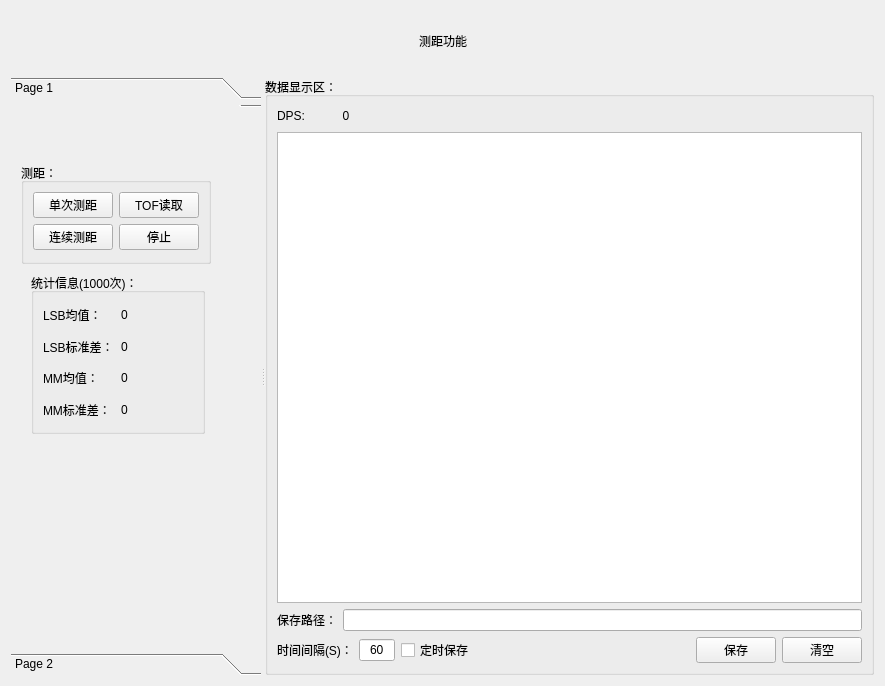
<?xml version="1.0" encoding="UTF-8"?>
<ui version="4.0">
 <class>distanceTest_Dialog</class>
 <widget class="QDialog" name="distanceTest_Dialog">
  <property name="geometry">
   <rect>
    <x>0</x>
    <y>0</y>
    <width>885</width>
    <height>686</height>
   </rect>
  </property>
  <property name="windowTitle">
   <string>测距功能界面</string>
  </property>
  <property name="windowIcon">
   <iconset resource="images/img.qrc">
    <normaloff>:/new/prefix1/icon_1.png</normaloff>:/new/prefix1/icon_1.png</iconset>
  </property>
  <layout class="QGridLayout" name="gridLayout_2" rowstretch="1,10">
   <item row="0" column="0">
    <layout class="QHBoxLayout" name="horizontalLayout">
     <item>
      <spacer name="horizontalSpacer">
       <property name="orientation">
        <enum>Qt::Horizontal</enum>
       </property>
       <property name="sizeHint" stdset="0">
        <size>
         <width>238</width>
         <height>20</height>
        </size>
       </property>
      </spacer>
     </item>
     <item>
      <widget class="QLabel" name="label">
       <property name="styleSheet">
        <string notr="true">font: 14pt &quot;黑体&quot;;</string>
       </property>
       <property name="text">
        <string>测距功能</string>
       </property>
      </widget>
     </item>
     <item>
      <spacer name="horizontalSpacer_2">
       <property name="orientation">
        <enum>Qt::Horizontal</enum>
       </property>
       <property name="sizeHint" stdset="0">
        <size>
         <width>238</width>
         <height>20</height>
        </size>
       </property>
      </spacer>
     </item>
    </layout>
   </item>
   <item row="1" column="0">
    <widget class="QSplitter" name="splitter">
     <property name="orientation">
      <enum>Qt::Horizontal</enum>
     </property>
     <widget class="QToolBox" name="toolBox">
      <property name="minimumSize">
       <size>
        <width>250</width>
        <height>0</height>
       </size>
      </property>
      <property name="currentIndex">
       <number>0</number>
      </property>
      <widget class="QWidget" name="page">
       <property name="geometry">
        <rect>
         <x>0</x>
         <y>0</y>
         <width>250</width>
         <height>550</height>
        </rect>
       </property>
       <attribute name="label">
        <string>Page 1</string>
       </attribute>
       <widget class="QGroupBox" name="groupBox_2">
        <property name="geometry">
         <rect>
          <x>10</x>
          <y>50</y>
          <width>190</width>
          <height>101</height>
         </rect>
        </property>
        <property name="title">
         <string>测距：</string>
        </property>
        <layout class="QGridLayout" name="gridLayout_3">
         <item row="0" column="0">
          <widget class="QPushButton" name="single_distanceTest_pushButton">
           <property name="text">
            <string>单次测距</string>
           </property>
          </widget>
         </item>
         <item row="0" column="1">
          <widget class="QPushButton" name="TOF_read_pushButton">
           <property name="text">
            <string>TOF读取</string>
           </property>
          </widget>
         </item>
         <item row="1" column="0">
          <widget class="QPushButton" name="ContinuityTest_pushButton">
           <property name="text">
            <string>连续测距</string>
           </property>
          </widget>
         </item>
         <item row="1" column="1">
          <widget class="QPushButton" name="stop_pushButton">
           <property name="text">
            <string>停止</string>
           </property>
          </widget>
         </item>
        </layout>
       </widget>
       <widget class="QLabel" name="label_5">
        <property name="geometry">
         <rect>
          <x>30</x>
          <y>210</y>
          <width>71</width>
          <height>31</height>
         </rect>
        </property>
        <property name="text">
         <string>LSB均值：</string>
        </property>
       </widget>
       <widget class="QSplitter" name="splitter_2">
        <property name="geometry">
         <rect>
          <x>0</x>
          <y>-20</y>
          <width>867</width>
          <height>602</height>
         </rect>
        </property>
        <property name="orientation">
         <enum>Qt::Horizontal</enum>
        </property>
        <widget class="QToolBox" name="toolBox_2">
         <property name="minimumSize">
          <size>
           <width>250</width>
           <height>0</height>
          </size>
         </property>
         <property name="currentIndex">
          <number>0</number>
         </property>
         <widget class="QWidget" name="page_3">
          <property name="geometry">
           <rect>
            <x>0</x>
            <y>0</y>
            <width>250</width>
            <height>550</height>
           </rect>
          </property>
          <attribute name="label">
           <string>Page 1</string>
          </attribute>
          <widget class="QGroupBox" name="groupBox_3">
           <property name="geometry">
            <rect>
             <x>10</x>
             <y>50</y>
             <width>190</width>
             <height>101</height>
            </rect>
           </property>
           <property name="title">
            <string>测距：</string>
           </property>
           <layout class="QGridLayout" name="gridLayout_4">
            <item row="0" column="0">
             <widget class="QPushButton" name="single_distanceTest_pushButton_2">
              <property name="text">
               <string>单次测距</string>
              </property>
             </widget>
            </item>
            <item row="0" column="1">
             <widget class="QPushButton" name="TOF_read_pushButton_2">
              <property name="text">
               <string>TOF读取</string>
              </property>
             </widget>
            </item>
            <item row="1" column="0">
             <widget class="QPushButton" name="ContinuityTest_pushButton_2">
              <property name="text">
               <string>连续测距</string>
              </property>
             </widget>
            </item>
            <item row="1" column="1">
             <widget class="QPushButton" name="stop_pushButton_2">
              <property name="text">
               <string>停止</string>
              </property>
             </widget>
            </item>
           </layout>
          </widget>
          <widget class="QGroupBox" name="groupBox_5">
           <property name="geometry">
            <rect>
             <x>20</x>
             <y>160</y>
             <width>174</width>
             <height>161</height>
            </rect>
           </property>
           <property name="title">
            <string>统计信息(1000次)：</string>
           </property>
           <layout class="QGridLayout" name="gridLayout_6">
            <item row="0" column="0">
             <widget class="QLabel" name="label_6">
              <property name="text">
               <string>LSB均值：</string>
              </property>
             </widget>
            </item>
            <item row="0" column="1">
             <widget class="QLabel" name="LSB_mean_label">
              <property name="styleSheet">
               <string notr="true">font: 12pt &quot;黑体&quot;;</string>
              </property>
              <property name="text">
               <string>0</string>
              </property>
             </widget>
            </item>
            <item row="1" column="0">
             <widget class="QLabel" name="label_10">
              <property name="text">
               <string>LSB标准差：</string>
              </property>
             </widget>
            </item>
            <item row="1" column="1">
             <widget class="QLabel" name="LSB_std_label">
              <property name="styleSheet">
               <string notr="true">font: 12pt &quot;黑体&quot;;</string>
              </property>
              <property name="text">
               <string>0</string>
              </property>
             </widget>
            </item>
            <item row="2" column="0">
             <widget class="QLabel" name="label_11">
              <property name="text">
               <string>MM均值：</string>
              </property>
             </widget>
            </item>
            <item row="2" column="1">
             <widget class="QLabel" name="MM_mean_label">
              <property name="styleSheet">
               <string notr="true">font: 12pt &quot;黑体&quot;;</string>
              </property>
              <property name="text">
               <string>0</string>
              </property>
             </widget>
            </item>
            <item row="3" column="0">
             <widget class="QLabel" name="label_12">
              <property name="text">
               <string>MM标准差：</string>
              </property>
             </widget>
            </item>
            <item row="3" column="1">
             <widget class="QLabel" name="MM_std_label">
              <property name="styleSheet">
               <string notr="true">font: 12pt &quot;黑体&quot;;</string>
              </property>
              <property name="text">
               <string>0</string>
              </property>
             </widget>
            </item>
           </layout>
          </widget>
         </widget>
         <widget class="QWidget" name="page_4">
          <property name="geometry">
           <rect>
            <x>0</x>
            <y>0</y>
            <width>250</width>
            <height>550</height>
           </rect>
          </property>
          <attribute name="label">
           <string>Page 2</string>
          </attribute>
         </widget>
        </widget>
        <widget class="QGroupBox" name="groupBox_4">
         <property name="title">
          <string>数据显示区：</string>
         </property>
         <layout class="QGridLayout" name="gridLayout_5">
          <item row="0" column="0">
           <layout class="QHBoxLayout" name="horizontalLayout_5">
            <item>
             <widget class="QLabel" name="label_7">
              <property name="text">
               <string>DPS:</string>
              </property>
             </widget>
            </item>
            <item>
             <widget class="QLabel" name="DPS_label_2">
              <property name="minimumSize">
               <size>
                <width>70</width>
                <height>0</height>
               </size>
              </property>
              <property name="text">
               <string>0</string>
              </property>
              <property name="alignment">
               <set>Qt::AlignCenter</set>
              </property>
             </widget>
            </item>
            <item>
             <spacer name="horizontalSpacer_5">
              <property name="orientation">
               <enum>Qt::Horizontal</enum>
              </property>
              <property name="sizeHint" stdset="0">
               <size>
                <width>408</width>
                <height>20</height>
               </size>
              </property>
             </spacer>
            </item>
           </layout>
          </item>
          <item row="1" column="0">
           <widget class="QPlainTextEdit" name="plainTextEdit_2"/>
          </item>
          <item row="2" column="0">
           <layout class="QHBoxLayout" name="horizontalLayout_6">
            <item>
             <widget class="QLabel" name="label_8">
              <property name="text">
               <string>保存路径：</string>
              </property>
             </widget>
            </item>
            <item>
             <widget class="QLineEdit" name="filePath_lineEdit_2"/>
            </item>
           </layout>
          </item>
          <item row="3" column="0">
           <layout class="QHBoxLayout" name="horizontalLayout_7">
            <item>
             <widget class="QLabel" name="label_9">
              <property name="text">
               <string>时间间隔(S)：</string>
              </property>
             </widget>
            </item>
            <item>
             <widget class="QLineEdit" name="timeOffset_lineEdit_2">
              <property name="text">
               <string>60</string>
              </property>
              <property name="alignment">
               <set>Qt::AlignCenter</set>
              </property>
             </widget>
            </item>
            <item>
             <widget class="QCheckBox" name="TimingSave_checkBox_2">
              <property name="text">
               <string>定时保存</string>
              </property>
             </widget>
            </item>
            <item>
             <spacer name="horizontalSpacer_6">
              <property name="orientation">
               <enum>Qt::Horizontal</enum>
              </property>
              <property name="sizeHint" stdset="0">
               <size>
                <width>288</width>
                <height>20</height>
               </size>
              </property>
             </spacer>
            </item>
            <item>
             <widget class="QPushButton" name="save_pushButton_2">
              <property name="text">
               <string>保存</string>
              </property>
             </widget>
            </item>
            <item>
             <widget class="QPushButton" name="clear_pushButton_2">
              <property name="text">
               <string>清空</string>
              </property>
             </widget>
            </item>
           </layout>
          </item>
         </layout>
        </widget>
       </widget>
      </widget>
      <widget class="QWidget" name="page_2">
       <property name="geometry">
        <rect>
         <x>0</x>
         <y>0</y>
         <width>250</width>
         <height>550</height>
        </rect>
       </property>
       <attribute name="label">
        <string>Page 2</string>
       </attribute>
      </widget>
     </widget>
     <widget class="QGroupBox" name="groupBox">
      <property name="title">
       <string>数据显示区：</string>
      </property>
      <layout class="QGridLayout" name="gridLayout">
       <item row="0" column="0">
        <layout class="QHBoxLayout" name="horizontalLayout_4">
         <item>
          <widget class="QLabel" name="label_4">
           <property name="text">
            <string>DPS:</string>
           </property>
          </widget>
         </item>
         <item>
          <widget class="QLabel" name="DPS_label">
           <property name="minimumSize">
            <size>
             <width>70</width>
             <height>0</height>
            </size>
           </property>
           <property name="text">
            <string>0</string>
           </property>
           <property name="alignment">
            <set>Qt::AlignCenter</set>
           </property>
          </widget>
         </item>
         <item>
          <spacer name="horizontalSpacer_4">
           <property name="orientation">
            <enum>Qt::Horizontal</enum>
           </property>
           <property name="sizeHint" stdset="0">
            <size>
             <width>408</width>
             <height>20</height>
            </size>
           </property>
          </spacer>
         </item>
        </layout>
       </item>
       <item row="1" column="0">
        <widget class="QPlainTextEdit" name="plainTextEdit"/>
       </item>
       <item row="2" column="0">
        <layout class="QHBoxLayout" name="horizontalLayout_2">
         <item>
          <widget class="QLabel" name="label_2">
           <property name="text">
            <string>保存路径：</string>
           </property>
          </widget>
         </item>
         <item>
          <widget class="QLineEdit" name="filePath_lineEdit"/>
         </item>
        </layout>
       </item>
       <item row="3" column="0">
        <layout class="QHBoxLayout" name="horizontalLayout_3">
         <item>
          <widget class="QLabel" name="label_3">
           <property name="text">
            <string>时间间隔(S)：</string>
           </property>
          </widget>
         </item>
         <item>
          <widget class="QLineEdit" name="timeOffset_lineEdit">
           <property name="text">
            <string>60</string>
           </property>
           <property name="alignment">
            <set>Qt::AlignCenter</set>
           </property>
          </widget>
         </item>
         <item>
          <widget class="QCheckBox" name="TimingSave_checkBox">
           <property name="text">
            <string>定时保存</string>
           </property>
          </widget>
         </item>
         <item>
          <spacer name="horizontalSpacer_3">
           <property name="orientation">
            <enum>Qt::Horizontal</enum>
           </property>
           <property name="sizeHint" stdset="0">
            <size>
             <width>288</width>
             <height>20</height>
            </size>
           </property>
          </spacer>
         </item>
         <item>
          <widget class="QPushButton" name="save_pushButton">
           <property name="text">
            <string>保存</string>
           </property>
          </widget>
         </item>
         <item>
          <widget class="QPushButton" name="clear_pushButton">
           <property name="text">
            <string>清空</string>
           </property>
          </widget>
         </item>
        </layout>
       </item>
      </layout>
     </widget>
    </widget>
   </item>
  </layout>
 </widget>
 <resources>
  <include location="images/img.qrc"/>
 </resources>
 <connections/>
</ui>
